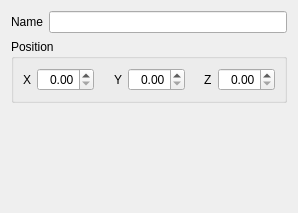
<?xml version="1.0" encoding="UTF-8"?>
<ui version="4.0">
 <class>GvvQLightEditor</class>
 <widget class="QWidget" name="GvvQLightEditor">
  <property name="geometry">
   <rect>
    <x>0</x>
    <y>0</y>
    <width>298</width>
    <height>213</height>
   </rect>
  </property>
  <property name="windowTitle">
   <string>Light Editor</string>
  </property>
  <layout class="QGridLayout" name="gridLayout">
   <item row="0" column="0">
    <widget class="QLabel" name="label">
     <property name="text">
      <string>Name</string>
     </property>
    </widget>
   </item>
   <item row="0" column="1">
    <widget class="QLineEdit" name="lineEdit"/>
   </item>
   <item row="1" column="0" colspan="2">
    <widget class="QGroupBox" name="groupBox">
     <property name="title">
      <string>Position</string>
     </property>
     <layout class="QHBoxLayout" name="horizontalLayout">
      <item>
       <widget class="QLabel" name="label_2">
        <property name="text">
         <string>X</string>
        </property>
       </widget>
      </item>
      <item>
       <widget class="QDoubleSpinBox" name="doubleSpinBox">
        <property name="alignment">
         <set>Qt::AlignRight|Qt::AlignTrailing|Qt::AlignVCenter</set>
        </property>
       </widget>
      </item>
      <item>
       <spacer name="horizontalSpacer_2">
        <property name="orientation">
         <enum>Qt::Horizontal</enum>
        </property>
        <property name="sizeHint" stdset="0">
         <size>
          <width>7</width>
          <height>20</height>
         </size>
        </property>
       </spacer>
      </item>
      <item>
       <widget class="QLabel" name="label_3">
        <property name="text">
         <string>Y</string>
        </property>
       </widget>
      </item>
      <item>
       <widget class="QDoubleSpinBox" name="doubleSpinBox_2">
        <property name="alignment">
         <set>Qt::AlignRight|Qt::AlignTrailing|Qt::AlignVCenter</set>
        </property>
       </widget>
      </item>
      <item>
       <spacer name="horizontalSpacer">
        <property name="orientation">
         <enum>Qt::Horizontal</enum>
        </property>
        <property name="sizeHint" stdset="0">
         <size>
          <width>8</width>
          <height>20</height>
         </size>
        </property>
       </spacer>
      </item>
      <item>
       <widget class="QLabel" name="label_4">
        <property name="text">
         <string>Z</string>
        </property>
       </widget>
      </item>
      <item>
       <widget class="QDoubleSpinBox" name="doubleSpinBox_3">
        <property name="alignment">
         <set>Qt::AlignRight|Qt::AlignTrailing|Qt::AlignVCenter</set>
        </property>
       </widget>
      </item>
     </layout>
    </widget>
   </item>
   <item row="2" column="1">
    <spacer name="verticalSpacer">
     <property name="orientation">
      <enum>Qt::Vertical</enum>
     </property>
     <property name="sizeHint" stdset="0">
      <size>
       <width>20</width>
       <height>112</height>
      </size>
     </property>
    </spacer>
   </item>
  </layout>
 </widget>
 <resources/>
 <connections/>
</ui>
